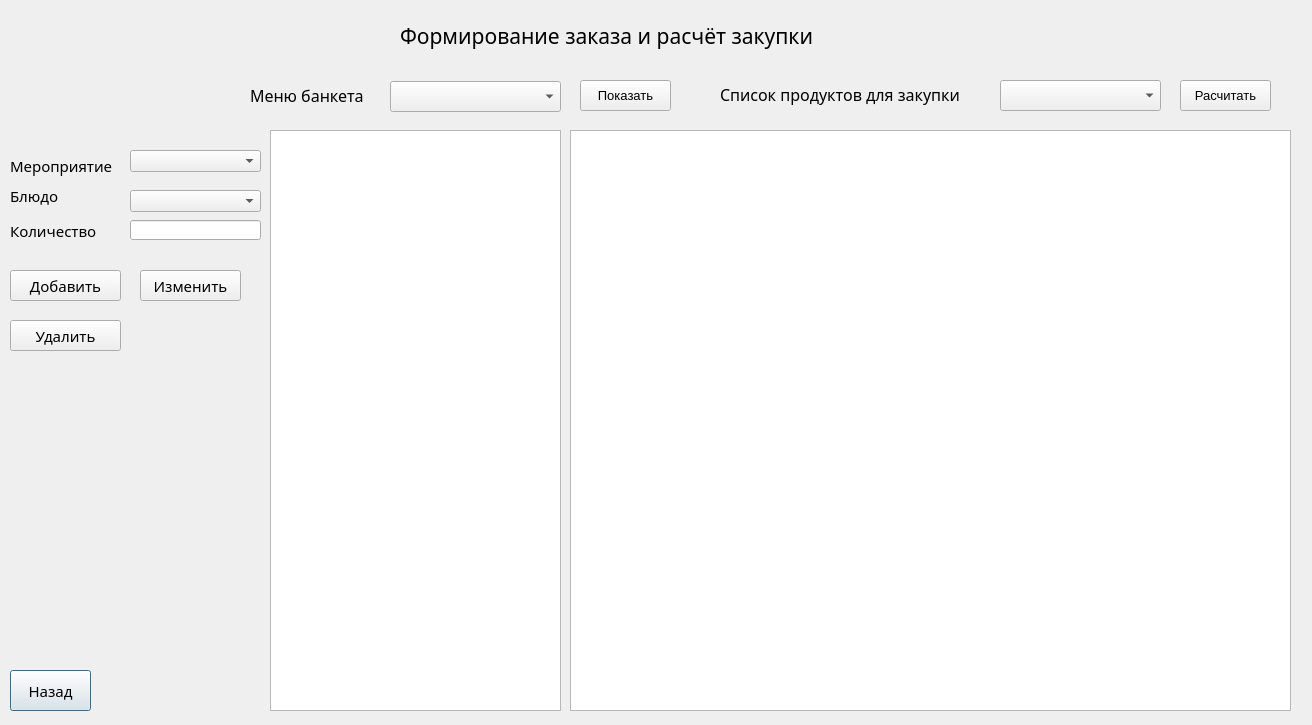
<?xml version="1.0" encoding="UTF-8"?>
<ui version="4.0">
 <class>Dialog</class>
 <widget class="QDialog" name="Dialog">
  <property name="geometry">
   <rect>
    <x>0</x>
    <y>0</y>
    <width>1312</width>
    <height>725</height>
   </rect>
  </property>
  <property name="windowTitle">
   <string>Dialog</string>
  </property>
  <widget class="QLabel" name="label">
   <property name="geometry">
    <rect>
     <x>400</x>
     <y>20</y>
     <width>501</width>
     <height>31</height>
    </rect>
   </property>
   <property name="font">
    <font>
     <family>Segoe UI Semilight</family>
     <pointsize>16</pointsize>
    </font>
   </property>
   <property name="text">
    <string>Формирование заказа и расчёт закупки</string>
   </property>
  </widget>
  <widget class="QLabel" name="label_2">
   <property name="geometry">
    <rect>
     <x>10</x>
     <y>150</y>
     <width>121</width>
     <height>31</height>
    </rect>
   </property>
   <property name="font">
    <font>
     <family>Segoe UI Semilight</family>
     <pointsize>11</pointsize>
    </font>
   </property>
   <property name="text">
    <string>Мероприятие</string>
   </property>
  </widget>
  <widget class="QComboBox" name="comboBox">
   <property name="geometry">
    <rect>
     <x>130</x>
     <y>150</y>
     <width>131</width>
     <height>22</height>
    </rect>
   </property>
   <property name="font">
    <font>
     <family>Segoe UI Semilight</family>
     <pointsize>9</pointsize>
    </font>
   </property>
  </widget>
  <widget class="QLabel" name="label_3">
   <property name="geometry">
    <rect>
     <x>10</x>
     <y>220</y>
     <width>101</width>
     <height>21</height>
    </rect>
   </property>
   <property name="font">
    <font>
     <family>Segoe UI Semilight</family>
     <pointsize>11</pointsize>
    </font>
   </property>
   <property name="text">
    <string>Количество</string>
   </property>
  </widget>
  <widget class="QLineEdit" name="lineEdit">
   <property name="geometry">
    <rect>
     <x>130</x>
     <y>220</y>
     <width>131</width>
     <height>20</height>
    </rect>
   </property>
   <property name="font">
    <font>
     <family>Segoe UI Semilight</family>
     <pointsize>9</pointsize>
    </font>
   </property>
  </widget>
  <widget class="QLabel" name="label_4">
   <property name="geometry">
    <rect>
     <x>10</x>
     <y>180</y>
     <width>91</width>
     <height>31</height>
    </rect>
   </property>
   <property name="font">
    <font>
     <family>Segoe UI Semilight</family>
     <pointsize>11</pointsize>
    </font>
   </property>
   <property name="text">
    <string>Блюдо</string>
   </property>
  </widget>
  <widget class="QComboBox" name="comboBox_2">
   <property name="geometry">
    <rect>
     <x>130</x>
     <y>190</y>
     <width>131</width>
     <height>22</height>
    </rect>
   </property>
   <property name="font">
    <font>
     <family>Segoe UI Semilight</family>
     <pointsize>9</pointsize>
    </font>
   </property>
  </widget>
  <widget class="QPushButton" name="pushButton">
   <property name="geometry">
    <rect>
     <x>10</x>
     <y>670</y>
     <width>81</width>
     <height>41</height>
    </rect>
   </property>
   <property name="font">
    <font>
     <family>Segoe UI Semilight</family>
     <pointsize>11</pointsize>
    </font>
   </property>
   <property name="text">
    <string>Назад</string>
   </property>
  </widget>
  <widget class="QTableWidget" name="tableWidget">
   <property name="geometry">
    <rect>
     <x>270</x>
     <y>130</y>
     <width>291</width>
     <height>581</height>
    </rect>
   </property>
  </widget>
  <widget class="QPushButton" name="pushButton_2">
   <property name="geometry">
    <rect>
     <x>10</x>
     <y>270</y>
     <width>111</width>
     <height>31</height>
    </rect>
   </property>
   <property name="font">
    <font>
     <family>Segoe UI Semilight</family>
     <pointsize>11</pointsize>
    </font>
   </property>
   <property name="text">
    <string>Добавить</string>
   </property>
  </widget>
  <widget class="QLabel" name="label_5">
   <property name="geometry">
    <rect>
     <x>250</x>
     <y>80</y>
     <width>141</width>
     <height>31</height>
    </rect>
   </property>
   <property name="font">
    <font>
     <family>Segoe UI Semilight</family>
     <pointsize>12</pointsize>
    </font>
   </property>
   <property name="text">
    <string>Меню банкета</string>
   </property>
  </widget>
  <widget class="QComboBox" name="comboBox_3">
   <property name="geometry">
    <rect>
     <x>390</x>
     <y>81</y>
     <width>171</width>
     <height>31</height>
    </rect>
   </property>
   <property name="font">
    <font>
     <pointsize>10</pointsize>
    </font>
   </property>
  </widget>
  <widget class="QPushButton" name="pushButton_3">
   <property name="geometry">
    <rect>
     <x>580</x>
     <y>80</y>
     <width>91</width>
     <height>31</height>
    </rect>
   </property>
   <property name="font">
    <font>
     <family>Arial</family>
     <pointsize>10</pointsize>
    </font>
   </property>
   <property name="text">
    <string>Показать</string>
   </property>
  </widget>
  <widget class="QTableWidget" name="tableWidget_2">
   <property name="geometry">
    <rect>
     <x>830</x>
     <y>200</y>
     <width>141</width>
     <height>181</height>
    </rect>
   </property>
  </widget>
  <widget class="QLabel" name="label_6">
   <property name="geometry">
    <rect>
     <x>720</x>
     <y>69</y>
     <width>271</width>
     <height>51</height>
    </rect>
   </property>
   <property name="font">
    <font>
     <family>Segoe UI Semilight</family>
     <pointsize>12</pointsize>
    </font>
   </property>
   <property name="text">
    <string>Список продуктов для закупки</string>
   </property>
  </widget>
  <widget class="QPushButton" name="pushButton_4">
   <property name="geometry">
    <rect>
     <x>1180</x>
     <y>80</y>
     <width>91</width>
     <height>31</height>
    </rect>
   </property>
   <property name="font">
    <font>
     <family>Arial</family>
     <pointsize>10</pointsize>
    </font>
   </property>
   <property name="text">
    <string>Расчитать</string>
   </property>
  </widget>
  <widget class="QComboBox" name="comboBox_4">
   <property name="geometry">
    <rect>
     <x>1000</x>
     <y>80</y>
     <width>161</width>
     <height>31</height>
    </rect>
   </property>
   <property name="font">
    <font>
     <pointsize>10</pointsize>
    </font>
   </property>
  </widget>
  <widget class="QTableWidget" name="tableWidget_3">
   <property name="enabled">
    <bool>true</bool>
   </property>
   <property name="geometry">
    <rect>
     <x>820</x>
     <y>160</y>
     <width>161</width>
     <height>251</height>
    </rect>
   </property>
  </widget>
  <widget class="QLabel" name="label_7">
   <property name="geometry">
    <rect>
     <x>760</x>
     <y>300</y>
     <width>271</width>
     <height>31</height>
    </rect>
   </property>
   <property name="font">
    <font>
     <pointsize>11</pointsize>
    </font>
   </property>
   <property name="text">
    <string>Список вариантов нужных продуктов</string>
   </property>
  </widget>
  <widget class="QTableWidget" name="tableWidget_4">
   <property name="geometry">
    <rect>
     <x>570</x>
     <y>130</y>
     <width>721</width>
     <height>581</height>
    </rect>
   </property>
  </widget>
  <widget class="QPushButton" name="pushButton_5">
   <property name="geometry">
    <rect>
     <x>140</x>
     <y>270</y>
     <width>101</width>
     <height>31</height>
    </rect>
   </property>
   <property name="font">
    <font>
     <family>Segoe UI Semilight</family>
     <pointsize>11</pointsize>
    </font>
   </property>
   <property name="text">
    <string>Изменить</string>
   </property>
  </widget>
  <widget class="QPushButton" name="pushButton_6">
   <property name="geometry">
    <rect>
     <x>10</x>
     <y>320</y>
     <width>111</width>
     <height>31</height>
    </rect>
   </property>
   <property name="font">
    <font>
     <family>Segoe UI Semilight</family>
     <pointsize>11</pointsize>
    </font>
   </property>
   <property name="text">
    <string>Удалить</string>
   </property>
  </widget>
 </widget>
 <resources/>
 <connections/>
</ui>
